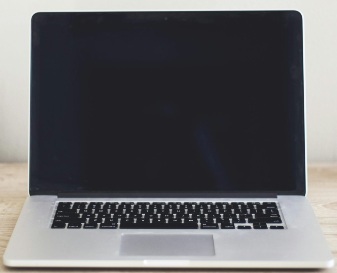
//> input picture ComputerVision/openCV/Feature_detection/object.jpg, 337 x 273 px
$ ./main   (built with g++ and OpenCV 4)
//> lines starting //> are read from the running program, lines starting //| are printed output that depends on the picture; pictures that were not available may be replaced by others from this repository, and a replacement may not be noted
#include <opencv2/opencv.hpp>
#include <opencv2/features2d.hpp>
#include <iostream>

int main() {
    // Load two images in color
    cv::Mat img1_color = cv::imread("object.jpg", cv::IMREAD_COLOR);
//> img1_color is the input picture: 273 rows x 337 cols, CV_8UC3; mean B, G, R 101.7, 99.4, 99.7
    cv::Mat img2_color = cv::imread("scene.jpg", cv::IMREAD_COLOR);

    // Check if images loaded successfully
    if (img1_color.empty() || img2_color.empty()) {
        std::cout << "Could not open or find the images" << std::endl;
        return -1;
    }

    // Create grayscale versions for feature detection
    cv::Mat img1_gray, img2_gray;
    cv::cvtColor(img1_color, img1_gray, cv::COLOR_BGR2GRAY);
    cv::cvtColor(img2_color, img2_gray, cv::COLOR_BGR2GRAY);

    // Initialize the feature detector (ORB)
    cv::Ptr<cv::ORB> detector = cv::ORB::create();

    // Detect keypoints in grayscale images
    std::vector<cv::KeyPoint> keypoints1, keypoints2;
    detector->detect(img1_gray, keypoints1);
//> keypoints1 = 372 keypoints; strongest (x, y, size): (248, 224, 37.2), (235, 224, 31), (236, 224, 37.2), (249, 227, 31)
    detector->detect(img2_gray, keypoints2);
//> keypoints2 has the same summary as keypoints1

    // Calculate descriptors
    cv::Mat descriptors1, descriptors2;
    detector->compute(img1_gray, keypoints1, descriptors1);
    detector->compute(img2_gray, keypoints2, descriptors2);

    // Match descriptors using Brute Force matcher
    cv::BFMatcher matcher(cv::NORM_HAMMING);
    std::vector<cv::DMatch> matches;
    matcher.match(descriptors1, descriptors2, matches);
//> matches = 372 matches

    // Sort matches by distance (ascending order)
    std::sort(matches.begin(), matches.end(),
              [](const cv::DMatch& a, const cv::DMatch& b) {
                  return a.distance < b.distance;
              });

    // Keep only the top 30 good matches
    const int numGoodMatches = std::min(30, static_cast<int>(matches.size()));
//> numGoodMatches = 30
    matches.erase(matches.begin() + numGoodMatches, matches.end());
//> matches = 30 matches

    // Draw the matches using color images
    cv::Mat imgMatches;
    cv::drawMatches(img1_color, keypoints1, img2_color, keypoints2, matches, imgMatches,
                    cv::Scalar::all(-1), cv::Scalar::all(-1),
                    std::vector<char>(), cv::DrawMatchesFlags::NOT_DRAW_SINGLE_POINTS);
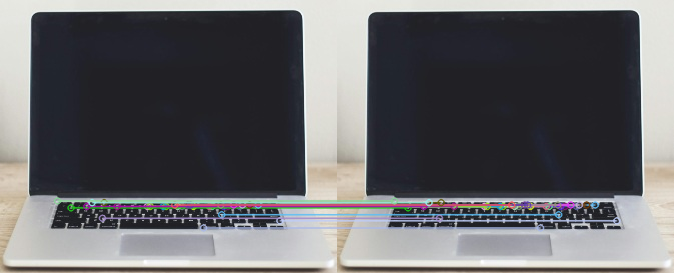
//> imgMatches: 273 rows x 674 cols, CV_8UC3; mean B, G, R 103.5, 100.7, 100.9

    // Draw detected keypoints in color images
    cv::Mat imgKeypoints1, imgKeypoints2;
    cv::drawKeypoints(img1_color, keypoints1, imgKeypoints1, cv::Scalar::all(-1),
                      cv::DrawMatchesFlags::DRAW_RICH_KEYPOINTS);
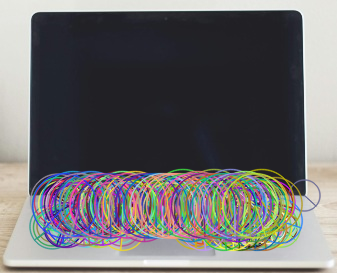
//> imgKeypoints1: 273 rows x 337 cols, CV_8UC3; mean B, G, R 107.3, 106.5, 108.1
    cv::drawKeypoints(img2_color, keypoints2, imgKeypoints2, cv::Scalar::all(-1),
                      cv::DrawMatchesFlags::DRAW_RICH_KEYPOINTS);
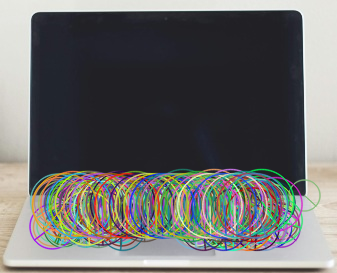
//> imgKeypoints2: 273 rows x 337 cols, CV_8UC3; mean B, G, R 105.1, 106.4, 106.5

    // Resize images for display
    double scale = 0.5; // Resize to 50% of original size
    cv::Mat imgKeypoints1_resized, imgKeypoints2_resized, imgMatches_resized;
    cv::resize(imgKeypoints1, imgKeypoints1_resized, cv::Size(), scale, scale);
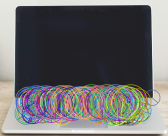
//> imgKeypoints1_resized: 136 rows x 168 cols, CV_8UC3; mean B, G, R 107, 106, 107.6
    cv::resize(imgKeypoints2, imgKeypoints2_resized, cv::Size(), scale, scale);
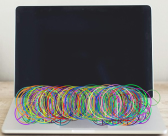
//> imgKeypoints2_resized: 136 rows x 168 cols, CV_8UC3; mean B, G, R 104.7, 106, 106
    cv::resize(imgMatches, imgMatches_resized, cv::Size(), scale, scale);
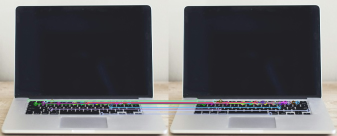
//> imgMatches_resized: 136 rows x 337 cols, CV_8UC3; mean B, G, R 103.5, 100.6, 100.8

    // Create resizable windows
    cv::namedWindow("Keypoints 1", cv::WINDOW_NORMAL);
    cv::namedWindow("Keypoints 2", cv::WINDOW_NORMAL);
    cv::namedWindow("Matches", cv::WINDOW_NORMAL);

    // Display the resized images
    cv::imshow("Keypoints 1", imgKeypoints1_resized);
    cv::imshow("Keypoints 2", imgKeypoints2_resized);
    cv::imshow("Matches", imgMatches_resized);

    cv::waitKey(0);
    return 0;
}
